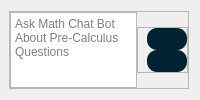
                     <widget class="QWidget" name="widget_6" native="true">
                      <property name="styleSheet">
                       <string notr="true">#widget_6{
	background-color: rgb(0, 52, 76);
	border-radius: 10px;
}</string>
                      </property>
                      <layout class="QVBoxLayout" name="verticalLayout_46">
                       <property name="leftMargin">
                        <number>9</number>
                       </property>
                       <item>
                        <widget class="QFrame" name="frame_33">
                         <property name="frameShape">
                          <enum>QFrame::StyledPanel</enum>
                         </property>
                         <property name="frameShadow">
                          <enum>QFrame::Raised</enum>
                         </property>
                         <layout class="QHBoxLayout" name="horizontalLayout_8">
                          <property name="spacing">
                           <number>0</number>
                          </property>
                          <property name="leftMargin">
                           <number>0</number>
                          </property>
                          <property name="topMargin">
                           <number>0</number>
                          </property>
                          <property name="rightMargin">
                           <number>0</number>
                          </property>
                          <property name="bottomMargin">
                           <number>0</number>
                          </property>
                          <item>
                           <widget class="QFrame" name="frame_9">
                            <property name="styleSheet">
                             <string notr="true">#frame_9{
	background-color: rgb(255, 255, 255);
	border-radius:10px;
}</string>
                            </property>
                            <property name="frameShape">
                             <enum>QFrame::StyledPanel</enum>
                            </property>
                            <property name="frameShadow">
                             <enum>QFrame::Raised</enum>
                            </property>
                            <layout class="QVBoxLayout" name="verticalLayout_44">
                             <property name="spacing">
                              <number>0</number>
                             </property>
                             <property name="leftMargin">
                              <number>0</number>
                             </property>
                             <property name="topMargin">
                              <number>0</number>
                             </property>
                             <property name="rightMargin">
                              <number>0</number>
                             </property>
                             <property name="bottomMargin">
                              <number>0</number>
                             </property>
                             <item>
                              <widget class="QTextEdit" name="chatSends_TextEdit">
                               <property name="styleSheet">
                                <string notr="true">color: rgb(0, 0, 0)</string>
                               </property>
                               <property name="sizeAdjustPolicy">
                                <enum>QAbstractScrollArea::AdjustToContentsOnFirstShow</enum>
                               </property>
                               <property name="placeholderText">
                                <string>Ask Math Chat Bot About Pre-Calculus Questions</string>
                               </property>
                              </widget>
                             </item>
                            </layout>
                           </widget>
                          </item>
                          <item alignment="Qt::AlignVCenter">
                           <widget class="QFrame" name="frame_10">
                            <property name="frameShape">
                             <enum>QFrame::StyledPanel</enum>
                            </property>
                            <property name="frameShadow">
                             <enum>QFrame::Raised</enum>
                            </property>
                            <layout class="QVBoxLayout" name="verticalLayout_42">
                             <property name="spacing">
                              <number>0</number>
                             </property>
                             <property name="leftMargin">
                              <number>9</number>
                             </property>
                             <property name="topMargin">
                              <number>0</number>
                             </property>
                             <property name="rightMargin">
                              <number>0</number>
                             </property>
                             <property name="bottomMargin">
                              <number>0</number>
                             </property>
                             <item>
                              <widget class="QPushButton" name="checkEquation_Button">
                               <property name="toolTip">
                                <string>Display Equation</string>
                               </property>
                               <property name="styleSheet">
                                <string notr="true">#checkEquation_Button{
	background-color: rgb(0, 34, 50);	
	border-radius: 10px;
	padding: 4 4 4 4;
}
#checkEquation_Button:hover{
	background-color: rgb(145, 173, 179);
	border-radius: 20px
}
#checkEquation_Button:pressed{
	background-color: rgb(78, 93, 100);
}


</string>
                               </property>
                               <property name="text">
                                <string/>
                               </property>
                               <property name="icon">
                                <iconset resource="res.qrc">
                                 <normaloff>:/icons/icons/check-square.svg</normaloff>:/icons/icons/check-square.svg</iconset>
                               </property>
                               <property name="iconSize">
                                <size>
                                 <width>20</width>
                                 <height>20</height>
                                </size>
                               </property>
                              </widget>
                             </item>
                             <item>
                              <widget class="QPushButton" name="sendChat_Button">
                               <property name="toolTip">
                                <string>Send </string>
                               </property>
                               <property name="styleSheet">
                                <string notr="true">#sendChat_Button{
	background-color: rgb(0, 34, 50);	
	border-radius: 10px;
	padding: 4 4 4 4;
}
#sendChat_Button:hover{
	background-color: rgb(145, 173, 179);
	border-radius: 20px
}
#sendChat_Button:pressed{
	background-color: rgb(78, 93, 100);
}


</string>
                               </property>
                               <property name="text">
                                <string/>
                               </property>
                               <property name="icon">
                                <iconset resource="res.qrc">
                                 <normaloff>:/icons/icons/send.svg</normaloff>:/icons/icons/send.svg</iconset>
                               </property>
                               <property name="iconSize">
                                <size>
                                 <width>20</width>
                                 <height>20</height>
                                </size>
                               </property>
                              </widget>
                             </item>
                            </layout>
                           </widget>
                          </item>
                         </layout>
                        </widget>
                       </item>
                      </layout>
                     </widget>
